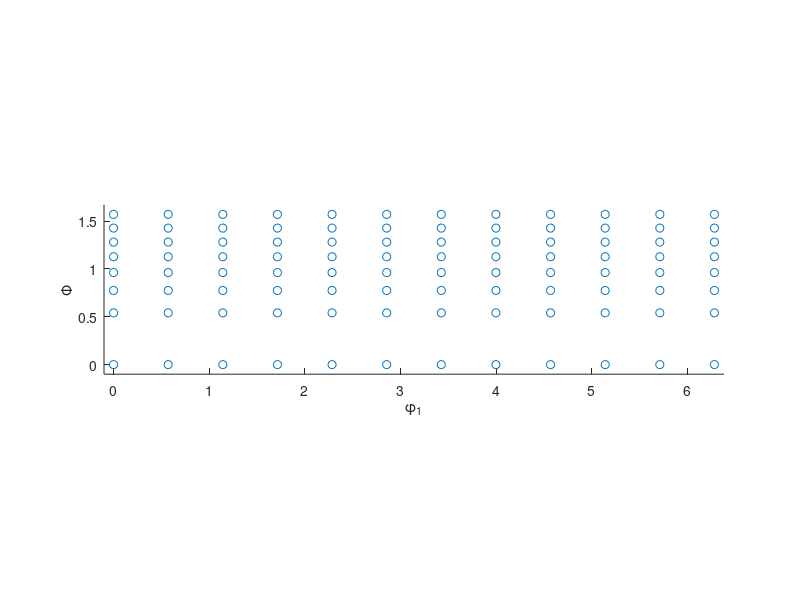

MATLAB code for this plot: (Note: this script raises an error after producing the figure.)
%% Set up / specify variables

clear; clc; close('all'); rng('shuffle')

set_id_gen = 'cal';
set_id_d = 'cal';
% set_id_y = 'phi2is0faceY';
el = 21;
H = 15;
ns = 100;


%% angles for phi2 = 0 zero faces

v_phi1 = linspace(0,2*pi(),12);
v_Phi = acos(0:1/(8-1):1);

[X,Y] = meshgrid(v_phi1,v_Phi);

kaled = [X(:,1),Y(:,1);X(end,2:end)',Y(end,2:end)';X(2:end-1,end),Y(2:end-1,end)];
exte = [X(1,2:end)',Y(1,2:end)'];
Xcent = X(2:end-1,2:end-1);
Ycent = Y(2:end-1,2:end-1);
cent = [Xcent(:),Ycent(:)];

euler = [kaled ; exte; cent];  euler = [euler, zeros(size(euler(:,1)))];

%% angles for phi2 = 0 face exterior

% phi1edge = linspace(0,2*pi(),30);
% top = ones(size(phi1edge))*(pi()/2);
% bottom = zeros(size(phi1edge)); 
% Phiedge = acos(linspace(0,1,20));
% Phiedge = Phiedge(2:end-1);
% left = zeros(size(Phiedge));
% right = ones(size(Phiedge))*(2*pi());
% 
% euler = [phi1edge',top';...
%          phi1edge',bottom';...
%          left',Phiedge';...
%          right',Phiedge'];
%          
% euler = [euler, zeros(size(euler(:,1)))];

%% angles for phi2 = 0 face exterior w/ Phi = 0 edge gone

% phi1edge = linspace(0,2*pi(),60);
% top = ones(size(phi1edge))*(pi()/2); 
% 
% Phiedge = acos(linspace(0,1,37));
% Phiedge = Phiedge(2:end);
% left = zeros(size(Phiedge));
% 
% euler = [phi1edge',top';...
%          left',Phiedge'];
%          
% euler = [euler, zeros(size(euler(:,1)))];


%% generate 'full' hexagonal-triclinic fundamental zone

% phi1len = 100;
% 
% v_phi1 = linspace(0,2*pi(),phi1len);
% v_Phi = acos(0:1/(0.25*phi1len-1):1);
% v_phi2 = linspace(0,pi()/3,round(phi1len/6));
% [X,Y,Z] = meshgrid(v_phi1,v_Phi,v_phi2);
% 
% euler = [X(:),Y(:),Z(:)];
% 
% disp(length(X(:)))


%% plot the selected set of euler angles

figure(1)

scatter(euler(:,1),euler(:,2),'bo')
xlabel('\phi_1'); ylabel('\Phi'); %zlabel('\phi_2')
axis equal
axis([ min(euler(:,1))-.1 max(euler(:,1))+.1 min(euler(:,2))-.1 max(euler(:,2))+.1])

%% convert euler angles to GSH coefficents

[gsh_d, gsh_y] = euler2gsh(euler,H);

filename = sprintf('angleset_H%i_%s.mat',H,set_id_d);
gsh = gsh_d;
save(filename,'euler','gsh')

% filename = sprintf('angleset_H%i_%s.mat',H,set_id_y);
% gsh = gsh_y;
% save(filename,'euler','gsh')

%% generate nodesets

nodesets(el)


%% generate main .inp files

inpgenerator(set_id_gen,ns)


%% generate orientation .inp files

angleset = ori_file_generator(el,ns,set_id_d,euler);

%% generate gsh coefficients

gshS_d = zeros(el^3,ns,H);
% gshS_y = zeros(el^3,ns,H);

for sn = 1:ns

    gshS_d(:,sn,:) = gsh_d(angleset(:,sn),:);
%     gshS_y(:,sn,:) = gsh_y(angleset(:,sn),:);

end

filename = sprintf('micr_H%i_%s.mat',H,set_id_d);
gshS = gshS_d;
save(filename,'gshS')

% filename = sprintf('micr_H%i_%s.mat',H,set_id_y);
% gshS = gshS_y;
% save(filename,'gshS')